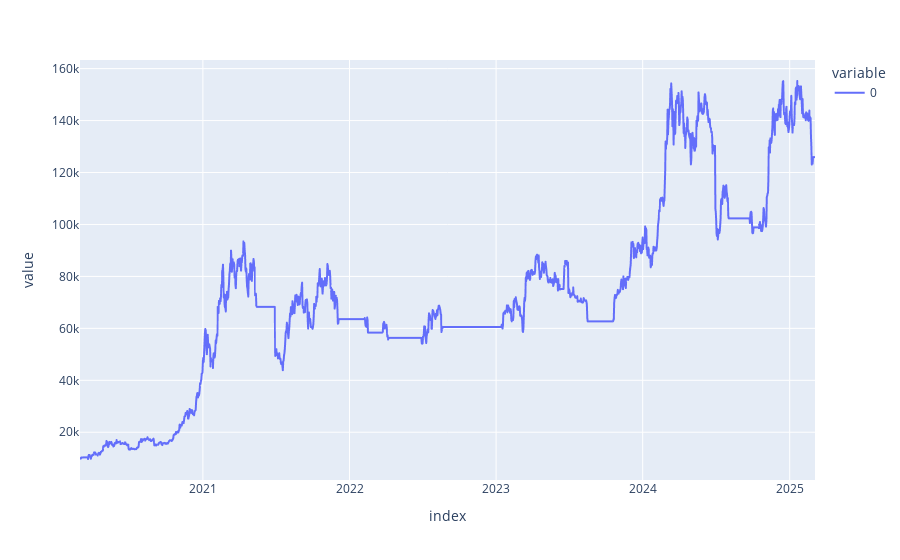

Write notebook code for a chart like this one.
### Code cell
res = details["portfolio_value"]
res.plot()

### Figure 1 — Plotly figure (JSON) as saved in the notebook; plotly's stock layout.template omitted (floating-point values rounded to 4 significant figures; data arrays with more than 128 entries replaced by an {"elided": "..."} marker saying what was removed)
{"data": [{"hovertemplate": "variable=0<br>index=%{x}<br>value=%{y}<extra></extra>", "legendgroup": "0", "line": {"color": "#636efa", "dash": "solid"}, "marker": {"symbol": "circle"}, "mode": "lines", "name": "0", "showlegend": true, "type": "scattergl", "x": {"elided": "1831 str values"}, "xaxis": "x", "y": {"elided": "1831 float values"}, "yaxis": "y"}], "layout": {"legend": {"title": {"text": "variable"}, "tracegroupgap": 0}, "margin": {"t": 60}, "xaxis": {"anchor": "y", "domain": [0, 1], "title": {"text": "index"}}, "yaxis": {"anchor": "x", "domain": [0, 1], "title": {"text": "value"}}}}
